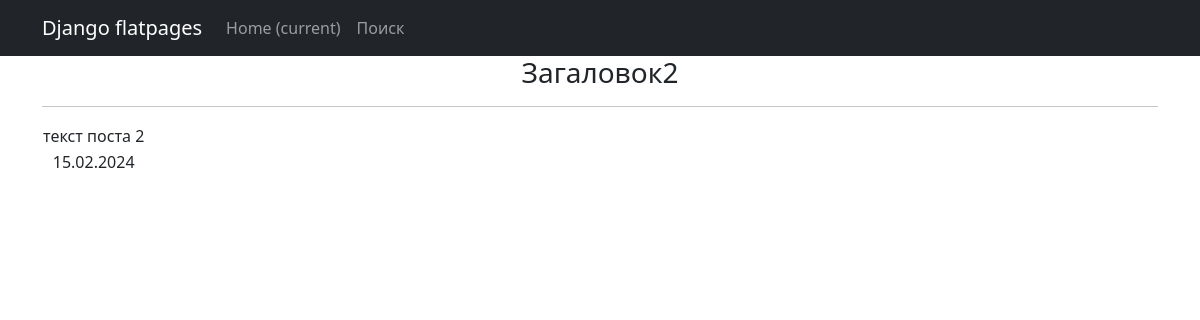
/home/2, run on an earlier commit of the app's database.
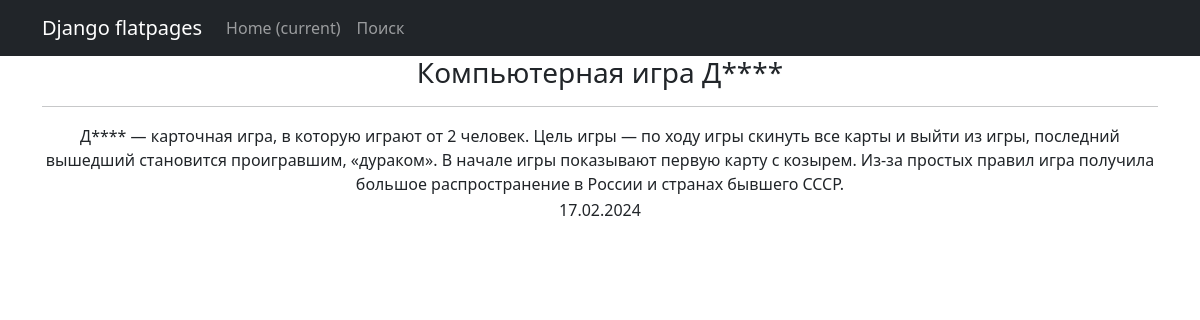
And on a later commit of the database.
### news/models.py (models this page shows, shortened)
class Post(models.Model):  # Посты с связями один ко многим с авторами и многие с многим с жанрами
    art = 'AT'
    news = 'NS'
    POSITION = [
        (art, 'Статья'),
        (news, 'Новость'),
    ]
    author = models.ForeignKey(Author, on_delete=models.CASCADE, related_name='posts')
    post_type = models.CharField(max_length=2, choices=POSITION, default=art)
    post_time = models.DateTimeField(auto_now_add=True)
    category = models.ManyToManyField(Category, through='PostCategory')
    title = models.CharField(max_length=255, default='Загаловок')
    text = models.TextField(default='Текст')
    rating = models.IntegerField(default=0)

### news/views.py (the view)
# urls.py: path('<int:pk>', PostDetail.as_view()),
class PostDetail(DetailView):
    model = Post
    template_name = 'post.html'
    context_object_name = 'post'

### news/templatetags/custom_filters.py (called while the page is built)
@register.filter()
def censor(text):
    text_list = text.split()
    censored_text_list = []
    bad_words = ['дурак', 'редиска']
    for word in text_list:
        clean_word = ''.join(c for c in word if c not in string.punctuation)
        if clean_word.lower() in bad_words:
            censored_word = clean_word[0] + (len(clean_word) - 1) * '*'
            censored_text_list.append(word.replace(clean_word, censored_word))
        else:
            censored_text_list.append(word)
    return ' '.join(censored_text_list)

### templates/post.html (shortened to what this page needs)
{% extends 'flatpages/default.html' %}
{% load custom_filters %}
{% block content %}
<h3>{{ post.title|censor }}</h3>
<hr>
   {% if post %}
       <table>
           <tr>
               <td>{{ post.text|censor}}</td>
           </tr>
           <tr>
               <td>{{ post.post_time|date:'d.m.Y' }}</td>
           </tr>
       </table>
   {% else %}
       <h2>Такого поста не существует!</h2>
   {% endif %}
{% endblock content %}

What changed in the data, as far as the page shows it:
changed Post: title|censor "Загаловок2" → "Компьютерная игра Д****"; text|censor "текст поста 2" → "Д**** — карточная игра, в которую играют от 2 человек. Цель игры — по ходу игры скинуть все карты и выйти из игры, последний вышедший становится проигравшим, «дураком». В начале игры показывают первую карту с козырем. Из-за простых правил игра получила большое распространение в России и странах бывшего СССР."; post_time "15.02.2024" → "17.02.2024"
